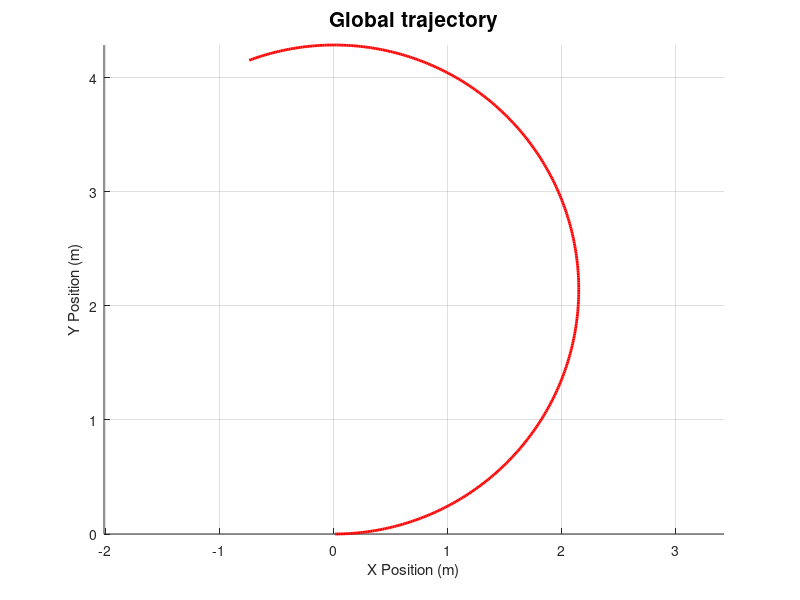
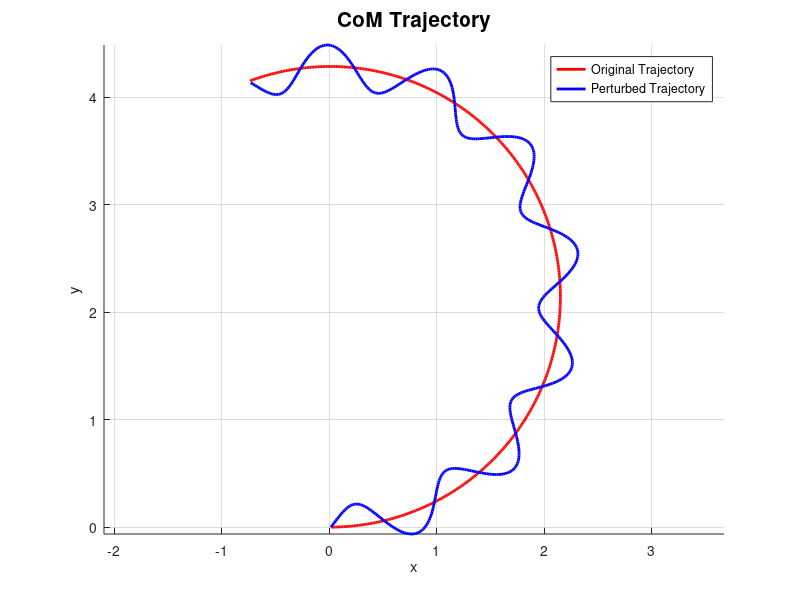
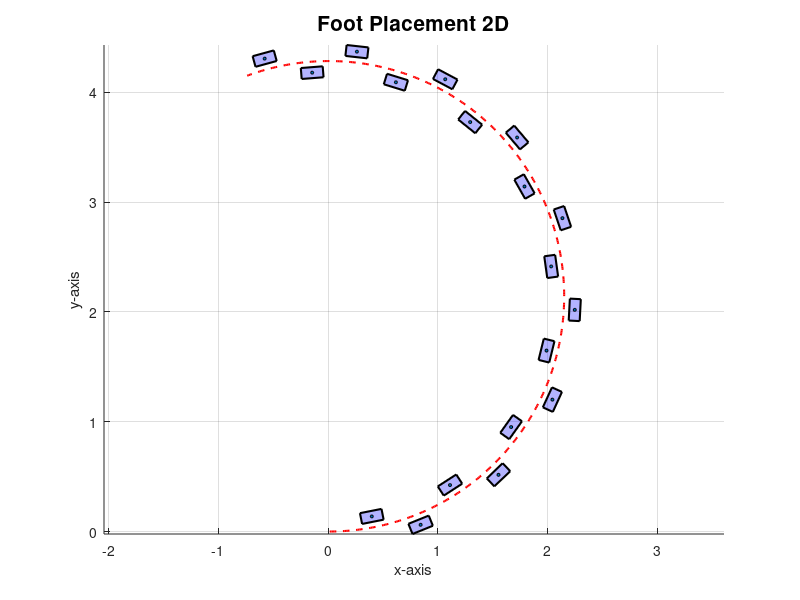
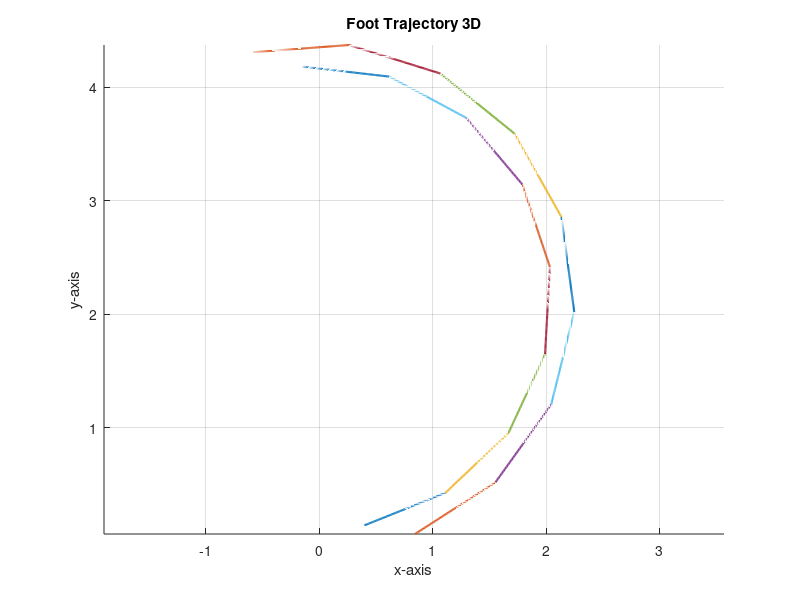

Reproduce these figures in MATLAB, in order.
%% Generate footsteps, CoM and ZMP trajectories for a biped given a global path.

clear all
close all


function [trajectory] = generate_global_trajectory(v,w,T, delta_T)
  
    % Generate a global trajectory given v,w as input.
      
    % Number of points
    num_points = T/delta_T;
    
    % Init starting position
    pos_x = 0.0; 
    pos_y = 0.0;
    pos_z = 1.0;
    theta = 0.0;
    
    % Store trajectory values
    trajectory = zeros(num_points, 4);
    
    % Compute trajectory
    for i = 1:num_points      
        pos_x = pos_x + v*cos(theta)*delta_T;
        pos_y = pos_y + v*sin(theta)*delta_T;
        theta = theta + w*delta_T;
        
        trajectory(i,:) = [pos_x, pos_y, pos_z, theta];
    end
    
    % Visualization
    figure;
    hold on;
    plot(trajectory(:, 1), trajectory(:, 2), 'r-', 'LineWidth', 2); % CoM
    title('Global trajectory', 'FontSize', 15 );
    xlabel('X Position (m)');
    ylabel('Y Position (m)');
    grid on;
    axis equal;
end


function [CoM_trajectory] = generate_pelvis_trajectory(trajectory, T, delta_T)
    
    % Generate a CoM trajectory for pelvis, by applying a sine wave perturbation
    % around the original global trajectory.
    
    % Parameters
    A = 0.2; % Amplitude of sine wave
    lambda = 1.0; % Wavelength of sine wave
    
    % Number of points
    num_points = T/delta_T;
    
    x_base = trajectory(:,1); % x(t)
    y_base = trajectory(:,2); % y(t)
    
    % Calculate arc length
    s = zeros(1, num_points);
    
    % Get arc length values
    for i = 2:num_points
        s(i) = s(i-1) + sqrt((x_base(i) - x_base(i-1))^2 + (y_base(i) - y_base(i-1))^2);
    end
    
    % Uniformly sample arc length
    s_uniform = linspace(s(1), s(end), num_points);
    x_uniform = interp1(s, x_base, s_uniform);
    y_uniform = interp1(s, y_base, s_uniform);
    
    % Compute tangent and normal vectors
    dx_ds = gradient(x_uniform, s_uniform);
    dy_ds = gradient(y_uniform, s_uniform);
    tangent_magnitude = sqrt(dx_ds.^2 + dy_ds.^2);
    t_x = dx_ds ./ tangent_magnitude;
    t_y = dy_ds ./ tangent_magnitude;
    n_x = -t_y;
    n_y = t_x;
    
    % Apply sine wave perturbation along normal
    sine_wave = A * sin(2 * pi * s_uniform / lambda);
    x_perturbed = x_uniform + sine_wave .* n_x;
    y_perturbed = y_uniform + sine_wave .* n_y;
    z_perturbed = trajectory(:,3);
    
    % Generate homogeneous transformation matrices
    CoM_trajectory = cell(num_points, 1);
    
    for i = 1:num_points
        CoM_trajectory{i} = [x_perturbed(i), y_perturbed(i), z_perturbed(i)];
    end
    
    % Plot results
    figure;
    hold on;
    plot(trajectory(:, 1), trajectory(:, 2), 'r-', 'LineWidth', 2); % CoM
    plot(x_perturbed, y_perturbed, 'b-', 'LineWidth', 2); % Perturbed trajectory
    title('CoM Trajectory', 'FontSize', 15 );
    xlabel('x');
    ylabel('y');
    legend('Original Trajectory', 'Perturbed Trajectory');
    grid on;
    axis equal;
end


function foot_positions = generate_foot_trajectory_2d(trajectory, step_length, step_width, foot_size)
    
    % Generate 2D foot positions around the global trajectory.

    % Variables
    num_points = size(trajectory, 1);
    foot_positions = []; % [x, y, theta, is_right]
    dist_accumulated = 0; % Store accumulated distance
    is_right_foot = true; % Alternate between left and right foot

    for i = 2:num_points-1
        % Compute distance between consecutive points
        dx = trajectory(i+1, 1) - trajectory(i, 1);
        dy = trajectory(i+1, 2) - trajectory(i, 2);
        dist_step = sqrt(dx^2 + dy^2);
        
        % Update accumulated distance
        dist_accumulated = dist_accumulated + dist_step;
        
        % Check if it is time to place a new step
        if dist_accumulated >= step_length
            
            % Reset variable
            dist_accumulated = 0; 
            
            % Compute vector tangent to trajectory
            tangent = [dx, dy];
            tangent = tangent / norm(tangent); % Normalizza
            
            % Compute vector normal to trajectory
            normal = [-tangent(2), tangent(1)]; 
            
            % Compute foot position
            x_foot = trajectory(i, 1) + (step_width / 2) * normal(1) * (2 * is_right_foot - 1);
            y_foot = trajectory(i, 2) + (step_width / 2) * normal(2) * (2 * is_right_foot - 1);
            
            % Compute orientation of the foot
            theta_foot = atan2(tangent(2), tangent(1));
            
            % Save data
            foot_positions = [foot_positions; x_foot, y_foot, theta_foot, is_right_foot];
            
            % Alternate steps
            is_right_foot = ~is_right_foot;
        end
    end

    % Visualization
    figure;
    hold on;
    
    for i = 1:size(foot_positions, 1)
        
        % Plot rectangles of the feet
        x_foot = foot_positions(i, 1);
        y_foot = foot_positions(i, 2);
        theta_foot = foot_positions(i, 3);
        
        % Compute rectangle vertices
        half_length = foot_size(2) / 2;
        half_width = foot_size(1) / 2;
        corners = [
            -half_length, -half_width;
             half_length, -half_width;
             half_length,  half_width;
            -half_length,  half_width
        ]; 

        % Do rotation and translation
        rotation_matrix = [cos(theta_foot), -sin(theta_foot);
                           sin(theta_foot),  cos(theta_foot)];
        rotated_corners = (rotation_matrix * corners')';
        translated_corners = rotated_corners + [x_foot, y_foot];
        
        % Draw rectangle
        fill(translated_corners(:, 1), translated_corners(:, 2), 'b', 'FaceAlpha', 0.3, 'EdgeColor', 'k', 'LineWidth', 1.5);
    end
    
    % Plot results
    plot(trajectory(:, 1), trajectory(:, 2), 'r--', 'LineWidth', 1.5); 
    scatter(foot_positions(:, 1), foot_positions(:, 2), 5, 'filled', 'MarkerEdgeColor', 'k'); 
    axis equal;
    title('Foot Placement 2D', 'FontSize', 15 );
    xlabel('x-axis');
    ylabel('y-axis');
    grid on;
end


function foot_trajectory = generate_foot_trajectory_3d(foot_positions, step_height, step_length, step_time, delta_T)
    
    % Generate 3D foot positions starting from 2D positions.
    
    % Number of points
    num_points = step_time/delta_T;
    
    t = linspace(0, 1, num_points); % Normalized time
    foot_trajectory = cell(size(foot_positions, 1) - 2, 1); % Trajectory for each step

    for i = 1:size(foot_positions, 1) - 2
        % Initial and final step positions
        p_start = foot_positions(i, 1:2); 
        p_end = foot_positions(i + 2, 1:2); 
        
        % Interpolate with cubix spline for xy direction
        x_traj = interp1([0, 1], [p_start(1), p_end(1)], t, 'pchip');
        y_traj = interp1([0, 1], [p_start(2), p_end(2)], t, 'pchip');
        
        % Parabolic trajectory for z direction
        z_traj = 4 * step_height * t .* (1 - t); % Profilo parabolico
        
        % Compute transformation matrix
        HTM_trajectory = cell(num_points, 1);
        yaw_angle = foot_positions(i + 1);
        
        for j = 1:num_points
            % Rotation matrix around z
            R_z = [cos(yaw_angle), -sin(yaw_angle), 0;
                   sin(yaw_angle),  cos(yaw_angle), 0;
                   0,                0,               1];
            
            % Transformation matrix
            T = eye(4);
            T(1:3, 1:3) = R_z;
            T(1:3, 4) = [x_traj(j); y_traj(j); z_traj(j)];
            HTM_trajectory{j} = T;
        end
        
        % Save trajectory
        foot_trajectory{i} = HTM_trajectory;
    end
    
    % Visualization
    figure;
    hold on;
    for i = 1:length(foot_trajectory)
        traj = foot_trajectory{i};
        x = arrayfun(@(j) traj{j}(1, 4), 1:num_points);
        y = arrayfun(@(j) traj{j}(2, 4), 1:num_points);
        z = arrayfun(@(j) traj{j}(3, 4), 1:num_points);
        plot3(x,y,z, 'LineWidth', 1.5);
    end
    axis equal;
    title('Foot Trajectory 3D');
    xlabel('x-axis');
    ylabel('y-axis');
    zlabel('z-axis');
    grid on;
end


function zmp_trajectory = generate_zmp_trajectory_spline(foot_positions, delta_size_spline, step_length, step_width, foot_size)
  
    % Generate ZMP trajectory given the 2D footsteps.
    
    % Get feet positions.
    x_foot = foot_positions(:, 1);
    y_foot = foot_positions(:, 2);

    % Add origin (0, 0) as first point in the trajectory.
    x_foot = [0; x_foot];
    y_foot = [0; y_foot];
    
    % Temporal parameter 
    t = 1:length(x_foot); 
    t_fine = 1:delta_size_spline:length(x_foot); % Greater granularity.
    
    % Cubic interpolation between feet positions.
    x_spline = interp1(t, x_foot, t_fine); 
    y_spline = interp1(t, y_foot, t_fine); 

    % Store results in matrix
    zmp_trajectory = [x_spline', y_spline'];

    % Visualize ZMP trajectory
    figure;
    hold on;
    plot(zmp_trajectory(:, 1), zmp_trajectory(:, 2), 'k-', 'LineWidth', 1.5); % ZMP spline
    
    for i = 1:size(foot_positions, 1)
        % Plot rectangles of the feet
        x_foot = foot_positions(i, 1);
        y_foot = foot_positions(i, 2);
        theta_foot = foot_positions(i, 3);
        
        % Compute rectangle vertices
        half_length = foot_size(2) / 2;
        half_width = foot_size(1) / 2;
        corners = [
            -half_length, -half_width;
             half_length, -half_width;
             half_length,  half_width;
            -half_length,  half_width
        ]; 

        % Do rotation and translation
        rotation_matrix = [cos(theta_foot), -sin(theta_foot);
                           sin(theta_foot),  cos(theta_foot)];
        rotated_corners = (rotation_matrix * corners')';
        translated_corners = rotated_corners + [x_foot, y_foot];
        
        % Draw rectangle
        fill(translated_corners(:, 1), translated_corners(:, 2), 'b', 'FaceAlpha', 0.3, 'EdgeColor', 'k', 'LineWidth', 1.5);
    end
    
    axis equal;
    title('ZMP trajectory', 'FontSize', 15 );
    xlabel('x-axis');
    ylabel('y-axis');
    grid on;
end



function CoM_trajectory = generate_CoM_trajectory_from_ZMP(zmp_trajectory, h, delta_t)
  
    # Alternative approach: generate CoM trajectory for pelvis by exploiting dynamics 
    % equations related to ZMP.
    
    % Gravity constant
    g = 9.81; 
    
    % Number of points
    num_points = size(zmp_trajectory, 1);
    
    % Init CoM position and velocity
    vel_x = 0;
    vel_y = 0;
    pos_x = zmp_trajectory(1, 1); % Initial CoM position is the initial ZMP position
    pos_y = zmp_trajectory(1, 2); % Same for Y
    
    % Store values
    CoM_trajectory = zeros(num_points, 2);
    
    % Initial CoM position is the initial ZMP position
    CoM_trajectory(1, :) = [pos_x, pos_y];
    
    % Compute CoM trajectory
    for i = 2:num_points
        
        % CoM acceleration 
        acc_x = (g/h)*(zmp_trajectory(i, 1) - pos_x);
        acc_y = (g/h)*(zmp_trajectory(i, 2) - pos_y);
    
        % Compute CoM velocity by integrating CoM acceleration 
        vel_x = vel_x + acc_x * delta_t;
        vel_y = vel_y + acc_y * delta_t;
        
        % Compute CoM position by integrating CoM velocity 
        pos_x = pos_x + vel_x * delta_t;
        pos_y = pos_y + vel_y * delta_t;
        
        % Update CoM trajectory
        CoM_trajectory(i, :) = [pos_x, pos_y];
    end
    
    % Visualization of CoM and ZMP
    figure;
    plot(zmp_trajectory(:, 1), zmp_trajectory(:, 2), 'r-', 'LineWidth', 2); % ZMP
    hold on;
    plot(CoM_trajectory(:, 1), CoM_trajectory(:, 2), 'b-', 'LineWidth', 2); % CoM
    title('ZMP and CoM Trajectory', 'FontSize', 15 );
    xlabel('X Position (m)');
    ylabel('Y Position (m)');
    legend('ZMP Trajectory', 'CoM Trajectory');
    grid on;
    axis equal;
end




%% MAIN

% trajectory variables
v = 1.5; % [m/s]
w = 0.7; % [rad/s]
T = 5.0; % [s]
delta_T = 0.01; % [s]

% gait variables
step_length = 0.4; % [m]
step_width = 0.2; % [m]
foot_size = [0.1, 0.2]; % width x length

% generate global trajectory based on v,w
trajectory = generate_global_trajectory(v, w, T, delta_T);

% generate CoM  in world frame
CoM_trajectory = generate_pelvis_trajectory(trajectory, T, delta_T);

% generate 2D foot positions in world frame
foot_positions = generate_foot_trajectory_2d(trajectory, step_length, step_width, foot_size);

% generate 3D foot trajectories in world frame
step_height = 0.1; % [m]
step_time = 1.0; % [s]
foot_trajectory = generate_foot_trajectory_3d(foot_positions, step_height, step_length, step_time, delta_T);

% generate ZMP trajectory
delta_size_spline = 0.01;
zmp_trajectory = generate_zmp_trajectory_spline(foot_positions, delta_size_spline, step_length, step_width, foot_size);

% alternative: generate CoM trajectory by using dynamics relations with ZMP
h_com = 3.0; % [m]
CoM_trajectory_dynamics = generate_CoM_trajectory_from_ZMP(zmp_trajectory, h_com, delta_T);








